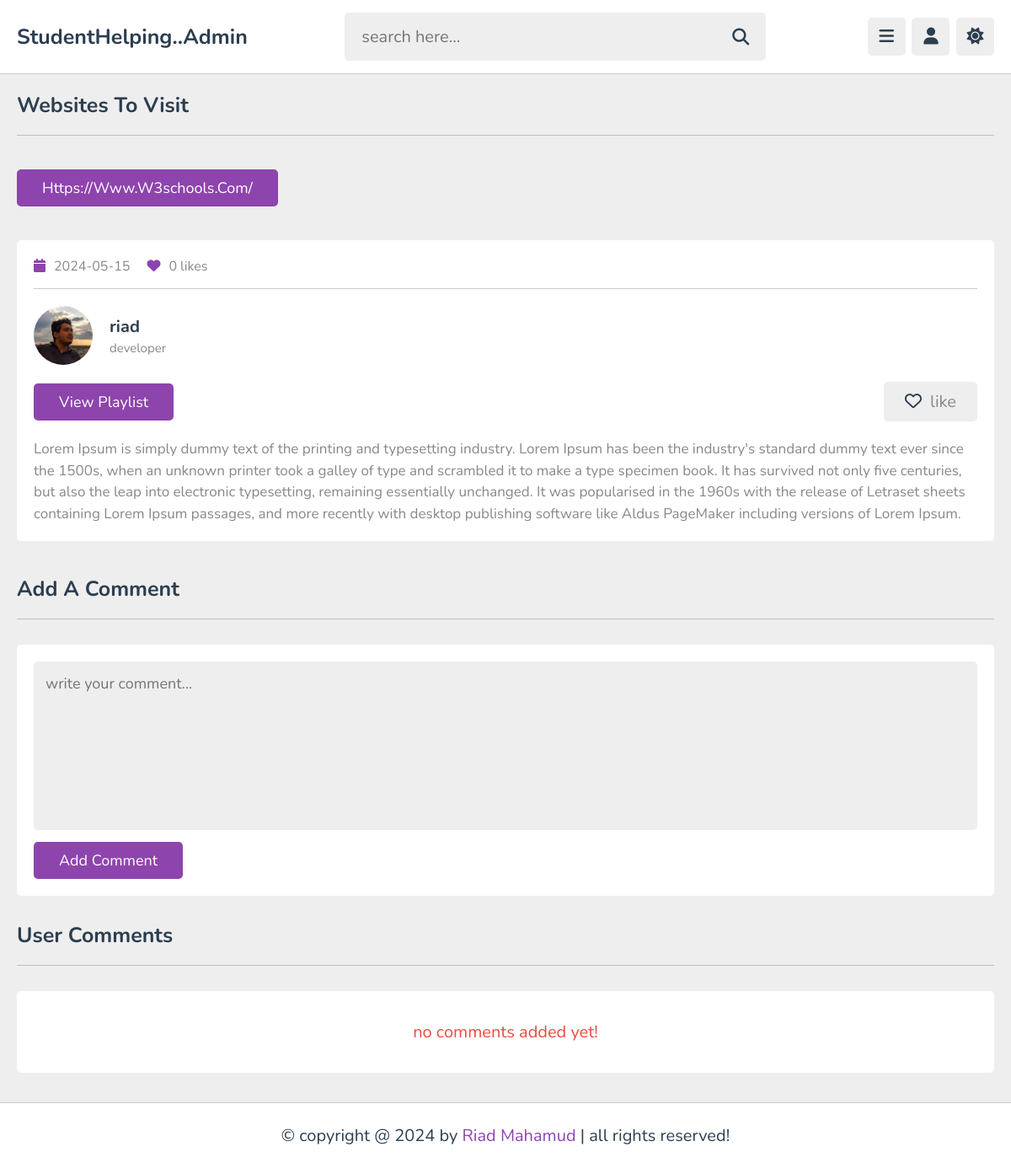
Screenshot of /admin/admin_use_link.php?get_id=8CXOoyaKDeKUFmos82Ey (signed in) with the database file from the repository.
### tables this page shows
CREATE TABLE `links_upload` (
  `id` varchar(20) NOT NULL,
  `tutor_id` varchar(20) NOT NULL,
  `playlist_id` varchar(20) NOT NULL,
  `title` varchar(100) NOT NULL,
  `description` varchar(1000) NOT NULL,
  `url` varchar(100) NOT NULL,
  `thumb` varchar(100) NOT NULL,
  `date` date NOT NULL DEFAULT current_timestamp(),
  `status` varchar(20) NOT NULL DEFAULT 'deactive'
);

CREATE TABLE `tutors` (
  `id` varchar(20) NOT NULL,
  `name` varchar(50) NOT NULL,
  `profession` varchar(50) NOT NULL,
  `email` varchar(50) NOT NULL,
  `password` varchar(50) NOT NULL,
  `image` varchar(100) NOT NULL
);

### admin/admin_use_link.php (the view, shortened to what this page needs)
<?php
include '../components/connect.php';
if(isset($_GET['get_id'])){
   $get_id = $_GET['get_id'];
}else{
   $get_id = '';
   header('location:dashboard.php');
}
?>
<!DOCTYPE html>
<html lang="en">
<head>
   <link rel="stylesheet" href="https://cdnjs.cloudflare.com/ajax/libs/font-awesome/6.2.0/css/all.min.css">
   <link rel="stylesheet" href="../css/admin_style.css">
   <link rel="stylesheet" href="../css/style.css">
</head>
<body>
<?php include '../components/admin_header.php'; ?>
<section class="visit-websites">
   <h1 class="heading">Websites to Visit</h1>
   <ul style="list-style: none;">
   <?php
      $select_websites = $conn->prepare("SELECT url FROM links_upload");
      $select_websites->execute();
      while ($website = $select_websites->fetch(PDO::FETCH_ASSOC)) {
   ?>
      <li><a href="<?= $website['url']; ?>" target="_blank" class="inline-btn"><?= $website['url']; ?></a></li>
   <?php
      }
   ?>
   </ul>
</section>
<section class="watch-video">
   <?php
      $select_content = $conn->prepare("SELECT * FROM `links_upload` WHERE id = ? AND status = ?");
      $select_content->execute([$get_id, 'active']);
      if($select_content->rowCount() > 0){
         while($fetch_content = $select_content->fetch(PDO::FETCH_ASSOC)){
            $content_id = $fetch_content['id'];
            $select_likes = $conn->prepare("SELECT * FROM `likes` WHERE content_id = ?");
            $select_likes->execute([$content_id]);
            $total_likes = $select_likes->rowCount();
            $verify_likes = $conn->prepare("SELECT * FROM `likes` WHERE user_id = ? AND content_id = ?");
            $verify_likes->execute([$user_id, $content_id]);
            $select_tutor = $conn->prepare("SELECT * FROM `tutors` WHERE id = ? LIMIT 1");
            $select_tutor->execute([$fetch_content['tutor_id']]);
            $fetch_tutor = $select_tutor->fetch(PDO::FETCH_ASSOC);
   ?>
   <div class="video-details">
      <div class="info">
         <p><i class="fas fa-calendar"></i><span><?= $fetch_content['date']; ?></span></p>
         <p><i class="fas fa-heart"></i><span><?= $total_likes; ?> likes</span></p>
      </div>
      <div class="tutor">
         <img src="../uploaded_files/<?= $fetch_tutor['image']; ?>" alt="">
         <div>
            <h3><?= $fetch_tutor['name']; ?></h3>
            <span><?= $fetch_tutor['profession']; ?></span>
         </div>
      </div>
      <form action="" method="post" class="flex">
         <a href="playlist.php?get_id=<?= $fetch_content['playlist_id']; ?>" class="inline-btn">view playlist</a>
         <?php
            if($verify_likes->rowCount() > 0){
         ?>
         <button type="submit" name="like_content"><i class="fas fa-heart"></i><span>liked</span></button>
         <?php
         }else{
         ?>
         <button type="submit" name="like_content"><i class="far fa-heart"></i><span>like</span></button>
         <?php
            }
         ?>
      </form>
      <div class="description"><p><?= $fetch_content['description']; ?></p></div>
   </div>
   <?php
         }
      }else{
         echo '<p class="empty">no links added yet!</p>';
      }
   ?>
</section>
<section class="comments">
   <h1 class="heading">add a comment</h1>
   <form action="" method="post" class="add-comment">
      <textarea name="comment_box" required placeholder="write your comment..." maxlength="1000" cols="30" rows="10"></textarea>
      <input type="submit" value="add comment" name="add_comment" class="inline-btn">
   </form>
   <h1 class="heading">user comments</h1>
   <div class="show-comments">
      <?php
         $select_comments = $conn->prepare("SELECT * FROM `comments` WHERE content_id = ?");
         $select_comments->execute([$get_id]);
         if($select_comments->rowCount() > 0){
            while($fetch_comment = $select_comments->fetch(PDO::FETCH_ASSOC)){
               $select_commentor = $conn->prepare("SELECT * FROM `users` WHERE id = ?");
               $select_commentor->execute([$fetch_comment['user_id']]);
               $fetch_commentor = $select_commentor->fetch(PDO::FETCH_ASSOC);
      ?>
      <div class="box" style="<?php if($fetch_comment['user_id'] == $user_id){echo 'order:-1;';} ?>">
         <div class="user">
            <img src="../uploaded_files/<?= $fetch_commentor['image']; ?>" alt="">
            <div>
               <h3><?= $fetch_commentor['name']; ?></h3>
               <span><?= $fetch_comment['date']; ?></span>
            </div>
         </div>
         <p class="text"><?= $fetch_comment['comment']; ?></p>
         <?php
            if($fetch_comment['user_id'] == $user_id){
         ?>
         <form action="" method="post" class="flex-btn">
            <input type="hidden" name="comment_id" value="<?= $fetch_comment['id']; ?>">
            <button type="submit" name="edit_comment" class="inline-option-btn">edit comment</button>
            <button type="submit" name="delete_comment" class="inline-delete-btn" onclick="return confirm('delete this comment?');">delete comment</button>
         </form>
         <?php
         }
         ?>
      </div>
      <?php
       }
      }else{
         echo '<p class="empty">no comments added yet!</p>';
      }
      ?>
      </div>
</section>
<?php include '../components/footer.php'; ?>
</body>
</html>

### css/admin_style.css (style rules this page uses)
:root { --main-color:#8e44ad; --red:#e74c3c; --oragen:#f39c12; --white:#fff; --black:#2c3e50; --light-color:#888; --light-bg:#eee; --border:.1rem solid rgba(0,0,0,.2); }
* { font-family: 'Nunito', sans-serif; margin: 0; padding: 0; box-sizing: border-box; outline: none; border: none; text-decoration: none; }
html { font-size: 62.5%; overflow-x: hidden; }
body { background-color: var(--light-bg); padding-left: 30rem; }
section { padding:2rem; max-width: 1200px; margin: 0 auto; }
.btn, .option-btn, .delete-btn, .inline-btn, .inline-option-btn, .inline-delete-btn { border-radius: .5rem; padding: 1rem 3rem; font-size: 1.8rem; color: #fff; margin-top: 1rem; text-transform: capitalize; cursor: pointer; text-align: center; }
.inline-btn, .inline-option-btn, .inline-delete-btn { display: inline-block; }
.btn, .inline-btn { background-color: var(--main-color); }
.empty { background-color: var(--white); border-radius: .5rem; padding: 1.5rem; text-align: center; width: 100%; font-size: 2rem; color: var(--red); }
.heading { padding-bottom: 1.8rem; border-bottom: var(--border); font-size: 2.5rem; color: var(--black); text-transform: capitalize; margin-bottom: 2rem; }
.comments .show-comments { background-color: var(--white); border-radius: .5rem; padding: 2rem; display: grid; gap: 2.5rem; }
@media (max-width:1200px) { body { padding-left: 0; } }

### rows the page displays
links_upload: url "Https://Www.w3schools.com/", date "2024-05-15", total_likes "0", tutor.image (picture), tutor.name "riad", tutor.profession "developer", description "Lorem Ipsum is simply dummy text of the printing and typesetting industry. Lorem Ipsum has been the industry's standard dummy text ever since the 1500s, when an unknown printer took a galley of type and scrambled it to make a type specimen book. It has survived not only five centuries, but also the leap into electronic typesetting, remaining essentially unchanged. It was popularised in the 1960s with the release of Letraset sheets containing Lorem Ipsum passages, and more recently with desktop publishing software like Aldus PageMaker including versions of Lorem Ipsum."
